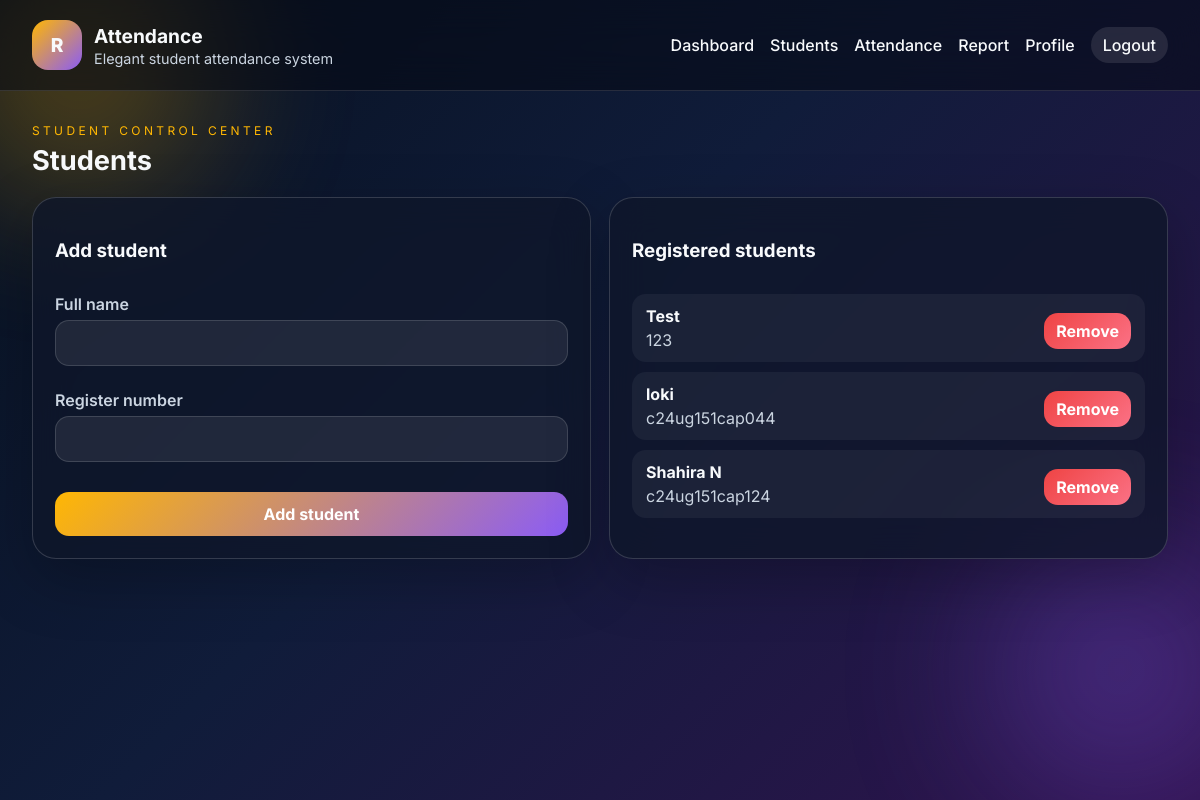
The app's page /students (signed in) with its own data.
### tables this page shows
CREATE TABLE students (
            id INTEGER PRIMARY KEY AUTOINCREMENT,
            full_name TEXT NOT NULL,
            register_number TEXT NOT NULL UNIQUE,
            created_at TEXT NOT NULL DEFAULT CURRENT_TIMESTAMP
        );

### app.py (the view, shortened to what this page needs)
@app.route('/students', methods=['GET', 'POST'])
@login_required
def students():
    try:
        student_list = get_all_students()
        return render_template('students.html', students=student_list)
    except Exception:
        app.logger.exception('Error while processing student request')
        flash('Unable to process student request right now.', 'danger')
        return redirect(url_for('students'))

### auth.py (called while the page is built)
def login_required(view):
    @wraps(view)
    def wrapped(*args, **kwargs):
        if not session.get('user_id'):
            flash('Please log in to continue.', 'warning')
            return redirect(url_for('login'))
        return view(*args, **kwargs)
    return wrapped

### models.py (called while the page is built)
def get_db_connection():
    conn = sqlite3.connect(Config.DATABASE_PATH)
    conn.row_factory = sqlite3.Row
    return conn

### student.py (called while the page is built)
def get_all_students():
    conn = get_db_connection()
    rows = conn.execute(
        'SELECT * FROM students ORDER BY created_at DESC'
    ).fetchall()
    conn.close()
    return [dict(row) for row in rows]

### templates/students.html (shortened to what this page needs)
{% extends 'base.html' %}
{% block content %}
<div class="page-head">
    <div>
        <p class="eyebrow">Student control center</p>
        <h2>Students</h2>
    </div>
</div>
<div class="grid-two">
    {% if session.get('username') == 'admin' %}
    <section class="panel">
        <div class="panel-head">
            <h3>Add student</h3>
        </div>
        <form method="post" class="form-stack">
            <label>Full name
                <input type="text" name="full_name" required>
            </label>
            <label>Register number
                <input type="text" name="register_number" required>
            </label>
            <button type="submit">Add student</button>
        </form>
    </section>
    {% endif %}
    <section class="panel">
        <div class="panel-head">
            <h3>Registered students</h3>
        </div>
        {% if session.get('username') == 'admin' %}
        <div class="student-list">
            {% for student in students %}
            <div class="student-card">
                <div>
                    <strong>{{ student.full_name }}</strong>
                    <p>{{ student.register_number }}</p>
                </div>
                <form method="post">
                    <button type="submit" class="danger-btn">Remove</button>
                </form>
            </div>
            {% else %}
            <p>No students added yet.</p>
            {% endfor %}
        </div>
        {% else %}
        <p>Only the admin account can add or remove students.</p>
        {% endif %}
    </section>
</div>
{% endblock %}

### static/css/style.css (style rules this page uses)
:root { --bg: #07111f; --panel: rgba(15, 23, 42, 0.78); --border: rgba(255,255,255,0.16); --text: #f8fafc; --muted: #cbd5e1; --gold: #ffb703; --purple: #8b5cf6; --blue: #38bdf8; --green: #22c55e; --red: #ef4444; }
* { box-sizing: border-box; }
body { margin: 0; font-family: 'Inter', sans-serif; color: var(--text); background: linear-gradient(135deg, #07111f 0%, #101c3a 45%, #2f134e 100%); min-height: 100vh; overflow-x: hidden; }
.auth-hero, .auth-form, .panel, .stat-card { background: var(--panel); border: 1px solid var(--border); backdrop-filter: blur(18px); box-shadow: 0 20px 60px rgba(0,0,0,0.25); }
label { display: block; margin-bottom: 14px; font-weight: 600; color: var(--muted); }
input, select, button { width: 100%; border: 1px solid rgba(255,255,255,0.14); border-radius: 14px; padding: 12px 14px; margin-top: 6px; font-size: 1rem; font-family: inherit; }
input, select { background: rgba(255,255,255,0.08); color: var(--text); }
button { cursor: pointer; font-weight: 700; color: white; background: linear-gradient(135deg, var(--gold), var(--purple)); border: none; transition: transform 0.2s ease; }
.page-head { display: flex; justify-content: space-between; align-items: center; margin-bottom: 20px; gap: 12px; }
.eyebrow { text-transform: uppercase; letter-spacing: 0.28em; color: var(--gold); font-size: 0.75rem; margin: 0 0 6px; }
.page-head h2 { margin: 0; font-size: 1.7rem; }
.panel { padding: 22px; border-radius: 24px; margin-bottom: 18px; }
.panel-head { display: flex; justify-content: space-between; align-items: center; margin-bottom: 14px; }
.grid-two { display: grid; grid-template-columns: 1fr 1fr; gap: 18px; }
.form-stack { display: flex; flex-direction: column; gap: 10px; }
.student-list { display: flex; flex-direction: column; gap: 10px; }
.student-card { display: flex; justify-content: space-between; align-items: center; padding: 12px 14px; background: rgba(255,255,255,0.05); border-radius: 14px; }
.student-card p { margin: 4px 0 0; color: var(--muted); }
.danger-btn { background: linear-gradient(135deg, var(--red), #fb7185); width: auto; padding: 8px 12px; }

### records on screen
students: full_name "Test", register_number "123"
students: full_name "loki", register_number "c24ug151cap044"
students: full_name "Shahira N", register_number "c24ug151cap124"
